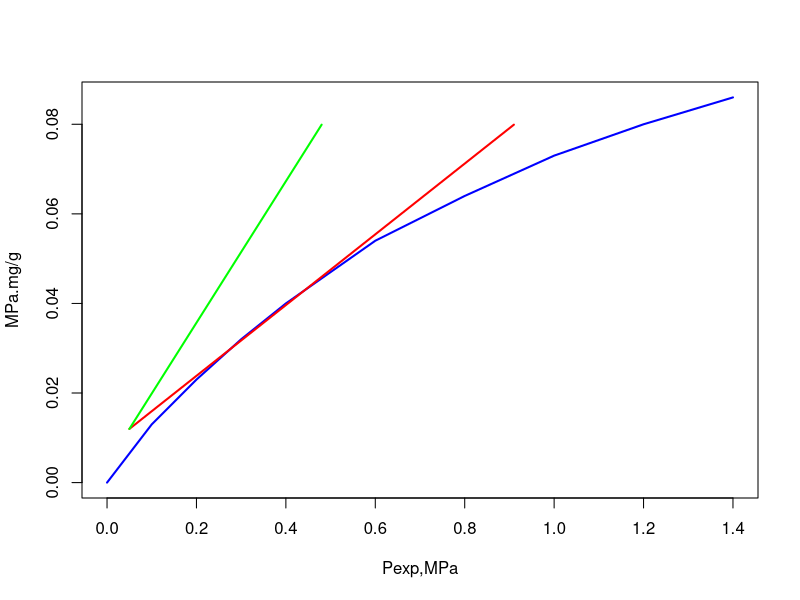
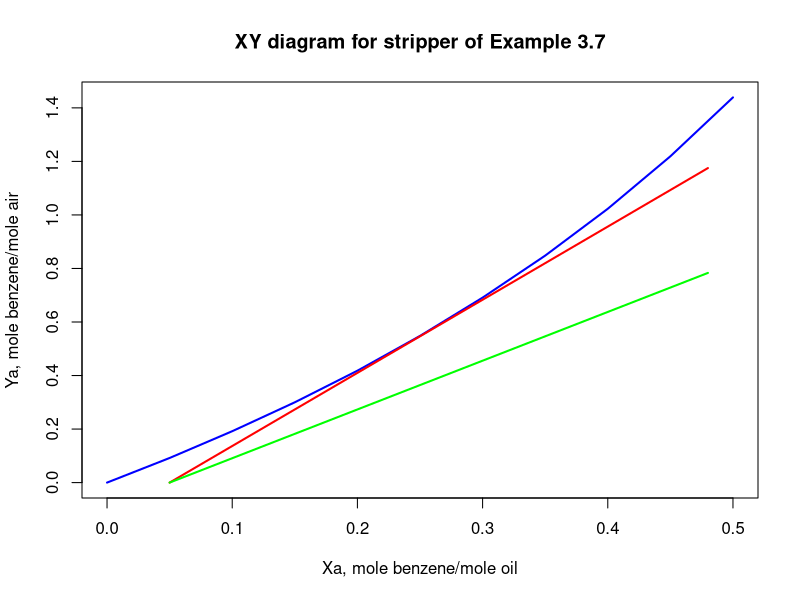

These charts were generated, in order, by the following R code:
#page:183
T = 300
P = 101.3
R = 8.314
v = 1
y1a = 0.074
x2a = 0.0476

V1a = P*v/(R*T)
Vsa = V1a*(1-y1a)
Y1a = y1a/(1-y1a)
X2a = x2a/(1-x2a)
r = 0.85
Y2a = (1-r)*Y1a

x = c(0,0,0.1,0.013,0.2,0.023,0.3,0.032,0.4,0.04,0.6,0.054,0.8,0.064,1,0.073,1.2,0.080,1.4,0.086)

Data_eqm = matrix(ncol = 2,data = x,byrow = TRUE)
X1a_max = 0.91

S = (Y1a-Y2a)/(X1a_max-X2a)
Lsa_min = S*Vsa

y = c(X2a,Y2a,X1a_max,Y1a)

Data_minSlope1 = matrix(ncol = 2,data = y,byrow = TRUE)

Lsa = 2*Lsa_min
M_oil = 198
Wsa = Lsa*M_oil
X1a = X2a + Vsa*(Y1a-Y2a)/Lsa

z = c(X2a,Y2a,X1a,Y1a)

Data_opline1 = matrix(ncol = 2,data = z,byrow = TRUE)

plot(Data_eqm[ ,c(1)],Data_eqm[ ,c(2)], type ='l', col="blue",lwd=2, xlab = "Pexp,MPa",ylab = "MPa.mg/g")
lines(Data_minSlope1[ ,c(1)],Data_minSlope1[ ,c(2)], col='red', lwd=2)
lines(Data_opline1[ ,c(1)],Data_opline1[ ,c(2)], col='green', lwd=2)


Lss = Lsa
X2s = X1a
X1s = X2a
Y1s = 0
T = 373

Data_equm = matrix(ncol=2,c(c(0,0),c(0.05,0.092),c(0.1,0.192),c(0.15,0.3),c(0.2,0.418),c(0.25,0.548),c(0.3,0.691),c(0.35,0.848),c(0.4,1.023),c(0.45,1.219),c(0.5,1.439)),byrow = TRUE)

Y2s_max = 1.175
S = (Y2s_max-Y1s)/(X2s-X1s)
Vss_min = Lss/S
Vss = 1.5*Vss_min
Mss = 18
Wss = Vss*Mss

a = c(X1s,Y1s,X2s,Y2s_max)

Data_minSlope2 = matrix(ncol = 2,data = a,byrow = TRUE)

Y2s_act = Y1s + Lss*(X2s-X1s)/Vss

b = c(X1s,Y1s,X2s,Y2s_act)


Data_opline2 = matrix(ncol = 2,data = b,byrow = TRUE)
plot(Data_equm[ ,c(1)],Data_equm[ ,c(2)],main = 'XY diagram for stripper of Example 3.7',type = 'l',col='blue', lwd=2,xlab = 'Xa, mole benzene/mole oil',ylab = 'Ya, mole benzene/mole air')
lines(Data_minSlope2[ ,c(1)],Data_minSlope2[ ,c(2)], col='red', lwd=2)
lines(Data_opline2[ ,c(1)],Data_opline2[ ,c(2)], col='green', lwd=2)


cat(round(Wsa,2),round(Wss,3))
